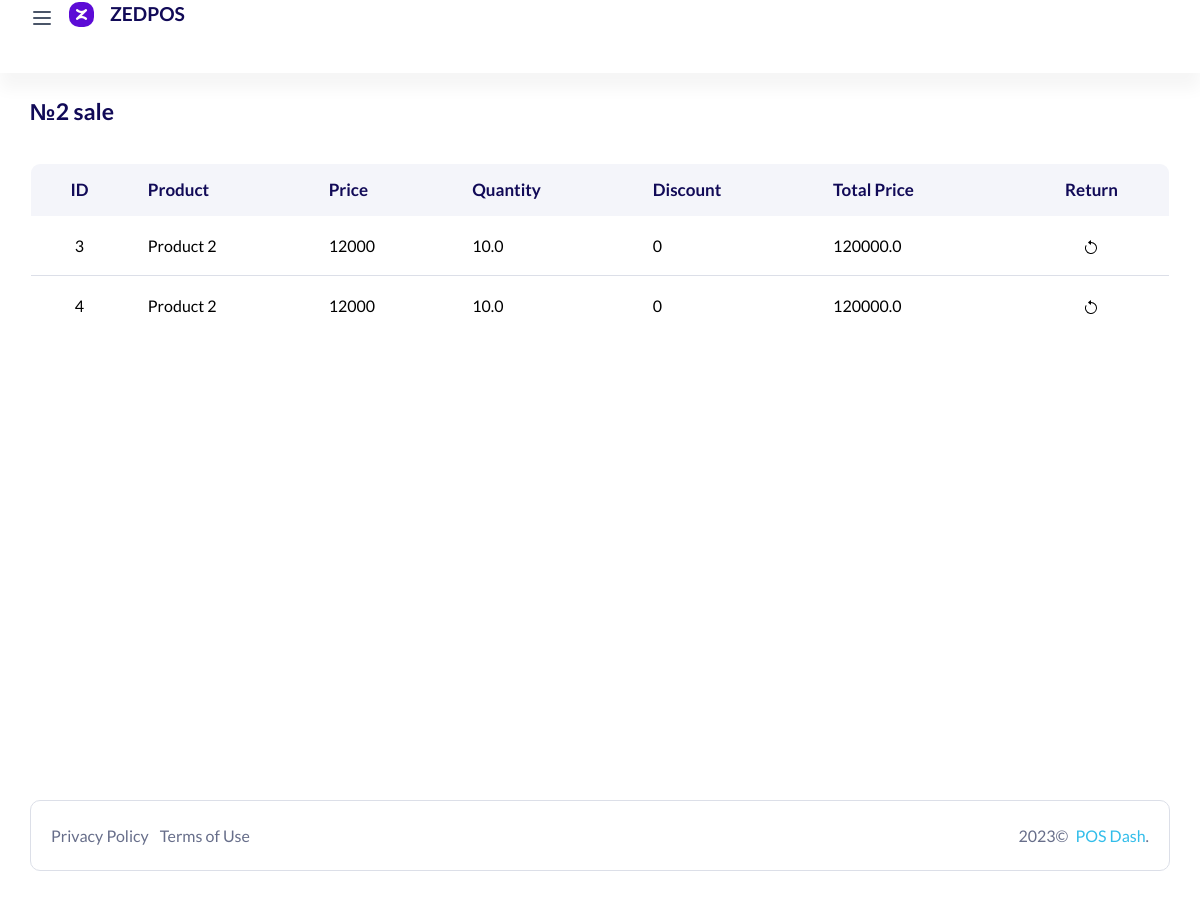
/sale/2/items/, run on an earlier commit of the app's database.
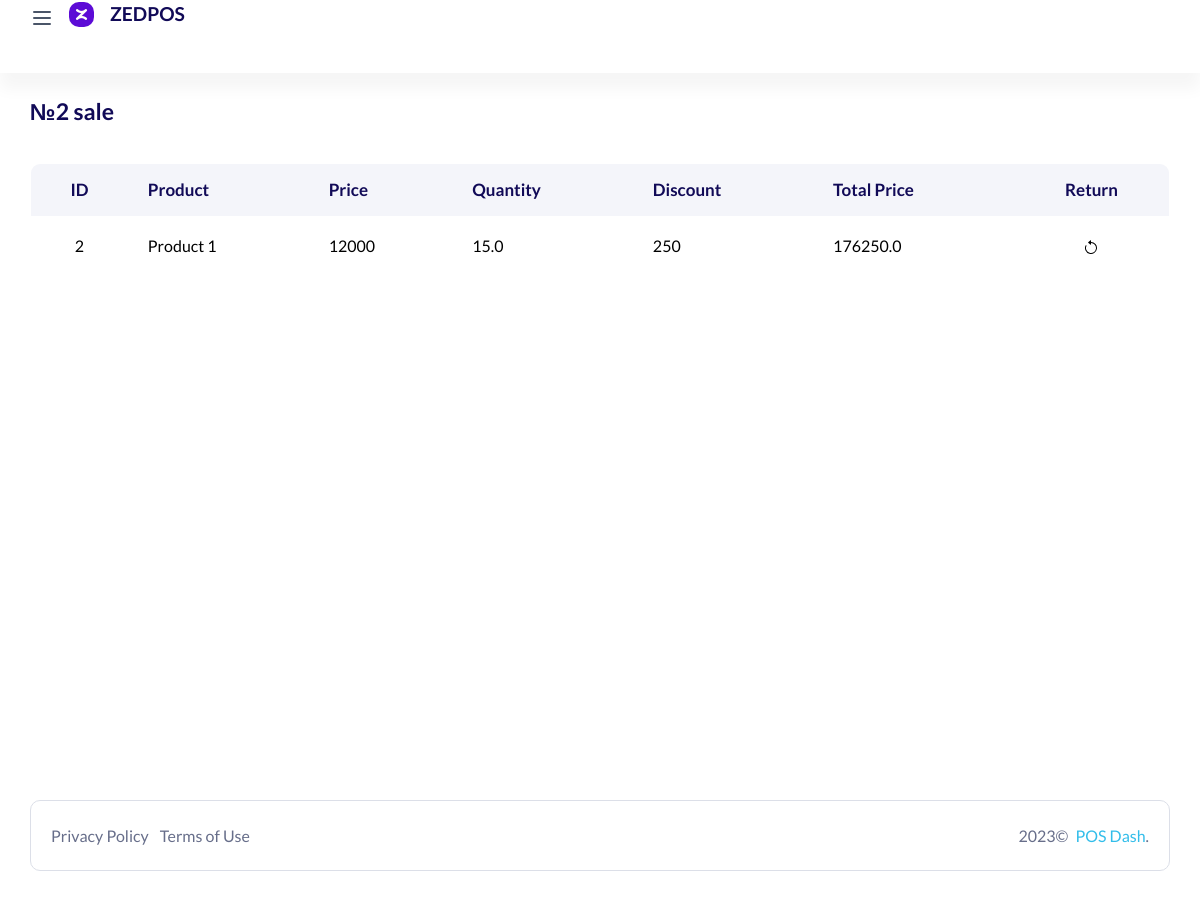
And on a later commit of the database.
### sell/models.py (models this page shows, shortened)
class SellItem(models.Model):
    sell_id = models.ForeignKey(Sell, on_delete=models.CASCADE)
    product = models.ForeignKey(Product, on_delete=models.SET_NULL, null=True)
    date = models.DateTimeField(null=True, blank=True)
    discount = models.IntegerField(null=True)
    quantity = models.FloatField()

### product/models.py (models this page shows, shortened)
class Product(models.Model):
    code = models.IntegerField(null=True)
    name = models.CharField(max_length=50)
    arrival_price = models.IntegerField()
    price = models.IntegerField()
    measure = models.ForeignKey(Measure, on_delete=models.SET_NULL, null=True)
    quantity = models.FloatField(null=True)
    is_active = models.BooleanField(default=True)
    count = models.IntegerField(null=True, blank=True, default=0)

### sell/views.py (the view)
# urls.py: path('<int:s>/items/', saleitem_list),
def saleitem_list(request, s):
    saleitem = SellItem.objects.filter(sell_id=s)
    sale_item = []
    for item in saleitem:
        sale_item.append({item.id: item.quantity*(item.product.price-item.discount)})
    print(sale_item)
    total_price = 0
    for sale in saleitem:
        total_price = int((total_price + (sale.product.price*sale.quantity))-(sale.discount*sale.quantity))
    data = {
        "products": Product.objects.filter().order_by('code'),
        "clients": Client.objects.all(),
        "sale": s,
        "saleitems": saleitem,
        "checkout": Sell.objects.get(id=s).checkout,
        "total_price": total_price,
        "sale_item": sale_item,
    }
    return render(request, "sale/saleitem_list.html", data)

### templates/sale/saleitem_list.html (shortened to what the changed rows need)
<!doctype html>
{% load static %}
<html lang="en">
  <head>
      <link rel="stylesheet" href="{% static 'assets/css/backend-plugin.min.css' %}">
      <link rel="stylesheet" href="{% static 'assets/css/backend.css' %}">
      <link rel="stylesheet" href="{% static 'assets/css/css.css' %}">
      <link rel="stylesheet" href="{% static 'assets/vendor/@fortawesome/fontawesome-free/css/all.min.css' %}">
      <link rel="stylesheet" href="{% static 'assets/vendor/line-awesome/dist/line-awesome/css/line-awesome.min.css' %}">
      <link rel="stylesheet" href="{% static 'assets/vendor/remixicon/fonts/remixicon.css' %}">  </head>
  <body class="  ">
    <div class="wrapper">
        <div class="content-page">
     <div class="container-fluid">
        <div class="row">
            <div class="col-lg-12">
                <div class="table-responsive rounded mb-3">
                <table class="data-table table mb-0 tbl-server-info">
                    <thead class="bg-white text-uppercase">
                        <tr class="ligth ligth-data">
                            <th>ID</th>
                            <th>Product</th>
                            <th>Price</th>
                            <th>Quantity</th>
                            <th>Discount</th>
                            <th>Total Price</th>
                            <th>Return</th>
                        </tr>
                    </thead>
                        <tbody class="ligth-body">
                        {% for s in saleitems %}
                            <tr>
                                <td><a href="#" style="color: black;">{{ s.id }}</a></td>
                                <td><a href="#" style="color: black;">{{ s.product.name }}</a></td>
                                <td><a href="#" style="color: black;">{{ s.product.price }}</a></td>
                                <td><a href="#" style="color: black;">{{ s.quantity }}</a></td>
                                <td><a href="#" style="color: black;">{{ s.discount }}</a></td>
                                <td><a href="#" style="color: black;">
                                    {% for sale in sale_item %}
                                        {% for id in sale.keys %}
                                            {% if s.id == id %}
                                                {% for item in sale.values %}
                                                    {{ item }}
                                                {% endfor %}
                                            {% endif %}
                                        {% endfor %}
                                    {% endfor %}
                                </a></td>
                                <td><a href="/sale/{{ sale }}/return/{{ s.id }}/"></a></td>
                            </tr>
                        {% endfor %}
                    </tbody>
                </table>
                </div>
            </div>
        </div>
    </div>
      </div>
    </div>
  </body>
</html>

What changed in the data, as far as the page shows it:
no longer on this page (row edited): SellItem: id "3", product.name "Product 2", product.price "12000", quantity "10.0", discount "0", values "120000.0"
no longer on this page (row edited): SellItem: id "4", product.name "Product 2", product.price "12000", quantity "10.0", discount "0", values "120000.0"
now on this page (row edited): SellItem: id "2", product.name "Product 1", product.price "12000", quantity "15.0", discount "250", values "176250.0"
